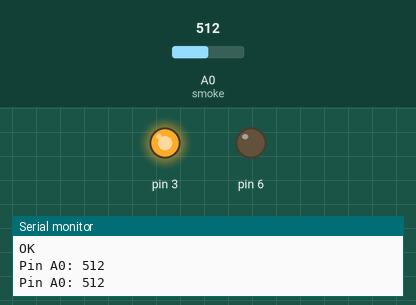
Simulated run of this sketch. Board: Arduino Uno, built with avr-gcc and run on an emulated ATmega328P. Parts: output pins drawn as LEDs (lit = HIGH), the last lines printed to the serial monitor. The test bench sets the inputs (shaded band); at power-on: A0 (smoke) = 512. The modem accepts every AT command (registered, SIM ready, sends succeed) and sends nothing else.

Above: at 2.2 s.
2.3 s: A0 (smoke) set to 488
At 4.1 s:
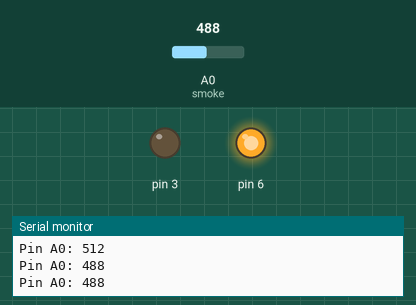
4.5 s: A0 (smoke) set to 510
At 5.7 s:
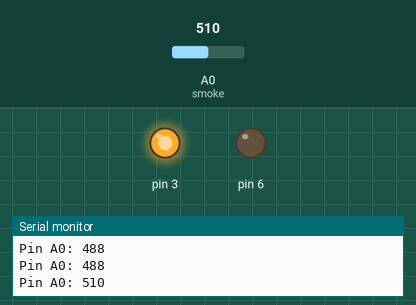
6.5 s: A0 (smoke) set to 490
At 8.4 s:
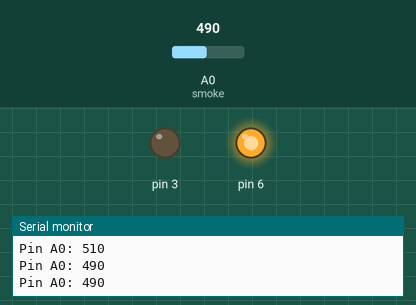
Timing chart, 0 to 9.9 s (numbered marks = the images above; inputs shaded):
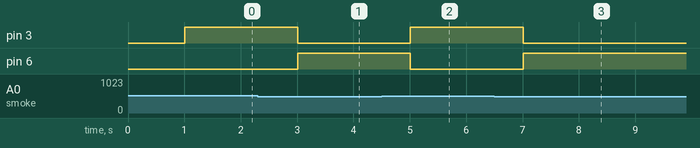

The sketch:

smoke_git.ino
```cpp
#include <SoftwareSerial.h>
SoftwareSerial Bluetooth(5,7);

int smoke = A0;

int sensorThreshold = 500;

void setup() {
  pinMode(3, OUTPUT);
  pinMode(6, OUTPUT);
  pinMode(smoke, INPUT);
  Serial.begin(9600);

  String Name = String("AT+NAME=MyBluetooth\r\n");
  Serial.begin(9600);
  Bluetooth.begin(38400);
  Bluetooth.print("AT\r\n");
  delay(500);
  while (Bluetooth.available()) {
    Serial.write(Bluetooth.read());
    Bluetooth.print(Name);
    delay(500);
    while (Bluetooth.available()) {
      Serial.write(Bluetooth.read());
    }
  }
}

void loop() {
  int Sensor = analogRead(smoke);
  Serial.print("Pin A0: ");
  Serial.println(Sensor);
  if(Sensor>sensorThreshold)
  {
    digitalWrite(6, LOW);
    digitalWrite(3, HIGH);
  }
  else
  {
    digitalWrite(3, LOW);
    digitalWrite(6, HIGH);
  }
  delay(1000);
}
```

Measured:
- the behaviour switches between 501 and 500 on A0 (smoke) (found by bisection; images 0 and 1)
- after the input at 2.3 s, pin 3: HIGH → LOW after 0.71 s; pin 6: LOW → HIGH after 0.71 s
- after the input at 4.5 s, pin 3: LOW → HIGH after 0.51 s; pin 6: HIGH → LOW after 0.51 s
- after the input at 6.5 s, pin 3: HIGH → LOW after 0.51 s; pin 6: LOW → HIGH after 0.51 s
